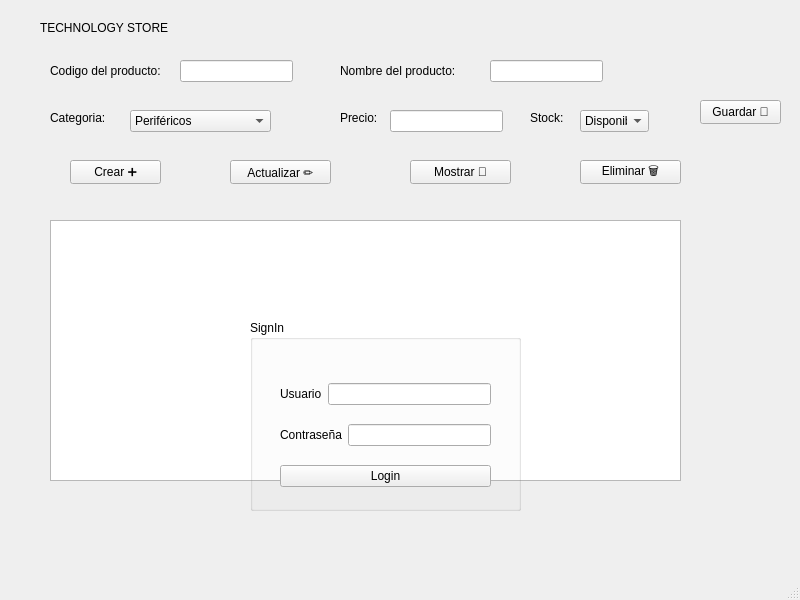
<?xml version="1.0" encoding="UTF-8"?>
<ui version="4.0">
 <class>MainWindow</class>
 <widget class="QMainWindow" name="MainWindow">
  <property name="geometry">
   <rect>
    <x>0</x>
    <y>0</y>
    <width>800</width>
    <height>600</height>
   </rect>
  </property>
  <property name="windowTitle">
   <string>MainWindow</string>
  </property>
  <widget class="QWidget" name="centralwidget">
   <widget class="QLineEdit" name="Codigo">
    <property name="geometry">
     <rect>
      <x>180</x>
      <y>60</y>
      <width>113</width>
      <height>22</height>
     </rect>
    </property>
   </widget>
   <widget class="QLabel" name="label">
    <property name="geometry">
     <rect>
      <x>50</x>
      <y>60</y>
      <width>131</width>
      <height>21</height>
     </rect>
    </property>
    <property name="text">
     <string>Codigo del producto: </string>
    </property>
   </widget>
   <widget class="QLabel" name="label_2">
    <property name="geometry">
     <rect>
      <x>340</x>
      <y>60</y>
      <width>131</width>
      <height>21</height>
     </rect>
    </property>
    <property name="text">
     <string>Nombre del producto:</string>
    </property>
   </widget>
   <widget class="QLineEdit" name="Nombre">
    <property name="geometry">
     <rect>
      <x>490</x>
      <y>60</y>
      <width>113</width>
      <height>22</height>
     </rect>
    </property>
   </widget>
   <widget class="QLabel" name="label_3">
    <property name="geometry">
     <rect>
      <x>50</x>
      <y>110</y>
      <width>61</width>
      <height>16</height>
     </rect>
    </property>
    <property name="text">
     <string>Categoria:</string>
    </property>
   </widget>
   <widget class="QComboBox" name="Categoria">
    <property name="geometry">
     <rect>
      <x>130</x>
      <y>110</y>
      <width>141</width>
      <height>22</height>
     </rect>
    </property>
    <item><property name="text"><string>Periféricos</string></property></item>
    <item><property name="text"><string>Componentes PC</string></property></item>
    <item><property name="text"><string>Accesorios</string></property></item>
    <item><property name="text"><string>Monitores</string></property></item>
    <item><property name="text"><string>Equipos</string></property></item>
    <item><property name="text"><string>Redes</string></property></item>
    <item><property name="text"><string>Gaming</string></property></item>
    <item><property name="text"><string>Almacenamiento</string></property></item>
    <item><property name="text"><string>Impresión</string></property></item>
    <item><property name="text"><string>Domótica</string></property></item>
   </widget>
   <widget class="QLineEdit" name="Precio">
    <property name="geometry">
     <rect>
      <x>390</x>
      <y>110</y>
      <width>113</width>
      <height>22</height>
     </rect>
    </property>
   </widget>
   <widget class="QLabel" name="label_4">
    <property name="geometry">
     <rect>
      <x>340</x>
      <y>110</y>
      <width>49</width>
      <height>16</height>
     </rect>
    </property>
    <property name="text">
     <string>Precio:</string>
    </property>
   </widget>
   <widget class="QLabel" name="label_5">
    <property name="geometry">
     <rect>
      <x>530</x>
      <y>110</y>
      <width>49</width>
      <height>16</height>
     </rect>
    </property>
    <property name="text">
     <string>Stock: </string>
    </property>
   </widget>
   <widget class="QComboBox" name="Stock">
    <property name="geometry">
     <rect>
      <x>580</x>
      <y>110</y>
      <width>69</width>
      <height>22</height>
     </rect>
    </property>
    <item><property name="text"><string>Disponible</string></property></item>
    <item><property name="text"><string>Agotado</string></property></item>
   </widget>
   <widget class="QPushButton" name="Boton_crear">
    <property name="geometry">
     <rect>
      <x>70</x>
      <y>160</y>
      <width>91</width>
      <height>24</height>
     </rect>
    </property>
    <property name="text"><string>Crear ➕</string></property>
   </widget>
   <widget class="QPushButton" name="Boton_actualizar">
    <property name="geometry">
     <rect>
      <x>230</x>
      <y>160</y>
      <width>101</width>
      <height>24</height>
     </rect>
    </property>
    <property name="text"><string>Actualizar ✏️</string></property>
   </widget>
   <widget class="QPushButton" name="Boton_mostrar">
    <property name="geometry">
     <rect>
      <x>410</x>
      <y>160</y>
      <width>101</width>
      <height>24</height>
     </rect>
    </property>
    <property name="text"><string>Mostrar 👀</string></property>
   </widget>
   <widget class="QPushButton" name="Boton_eliminar">
    <property name="geometry">
     <rect>
      <x>580</x>
      <y>160</y>
      <width>101</width>
      <height>24</height>
     </rect>
    </property>
    <property name="text"><string>Eliminar 🗑️</string></property>
   </widget>
   <widget class="QPushButton" name="Boton_guardar">
    <property name="geometry">
     <rect>
      <x>700</x>
      <y>100</y>
      <width>81</width>
      <height>24</height>
     </rect>
    </property>
    <property name="text"><string>Guardar 📁</string></property>
   </widget>
   <widget class="QLabel" name="label_6">
    <property name="geometry">
     <rect>
      <x>40</x>
      <y>20</y>
      <width>201</width>
      <height>16</height>
     </rect>
    </property>
    <property name="text"><string>TECHNOLOGY STORE</string></property>
   </widget>
   <widget class="QTextEdit" name="mostrar_produ">
    <property name="geometry">
     <rect>
      <x>50</x>
      <y>220</y>
      <width>631</width>
      <height>261</height>
     </rect>
    </property>
   </widget>
   <widget class="QGroupBox" name="groupBox">
    <property name="geometry">
     <rect>
      <x>250</x>
      <y>320</y>
      <width>271</width>
      <height>191</height>
     </rect>
    </property>
    <property name="title"><string>SignIn</string></property>
    <widget class="QWidget" name="layoutWidget">
     <property name="geometry">
      <rect>
       <x>30</x>
       <y>50</y>
       <width>211</width>
       <height>131</height>
      </rect>
     </property>
     <layout class="QVBoxLayout" name="verticalLayout">
      <item>
       <layout class="QHBoxLayout" name="horizontalLayout">
        <item>
         <widget class="QLabel" name="label_7">
          <property name="text"><string>Usuario</string></property>
         </widget>
        </item>
        <item>
         <widget class="QLineEdit" name="lineEdit_usuario"/>
        </item>
       </layout>
      </item>
      <item>
       <layout class="QHBoxLayout" name="horizontalLayout_2">
        <item>
         <widget class="QLabel" name="label_8">
          <property name="text"><string>Contraseña</string></property>
         </widget>
        </item>
        <item>
         <widget class="QLineEdit" name="lineEdit_2_clave">
          <property name="echoMode">
           <enum>QLineEdit::Password</enum>
          </property>
         </widget>
        </item>
       </layout>
      </item>
      <item>
       <widget class="QPushButton" name="pushButton_login">
        <property name="text"><string>Login</string></property>
       </widget>
      </item>
     </layout>
    </widget>
   </widget>
  </widget>
  <widget class="QMenuBar" name="menubar">
   <property name="geometry">
    <rect>
     <x>0</x>
     <y>0</y>
     <width>800</width>
     <height>22</height>
    </rect>
   </property>
  </widget>
  <widget class="QStatusBar" name="statusbar"/>
 </widget>
 <resources/>
 <connections/>
</ui>
